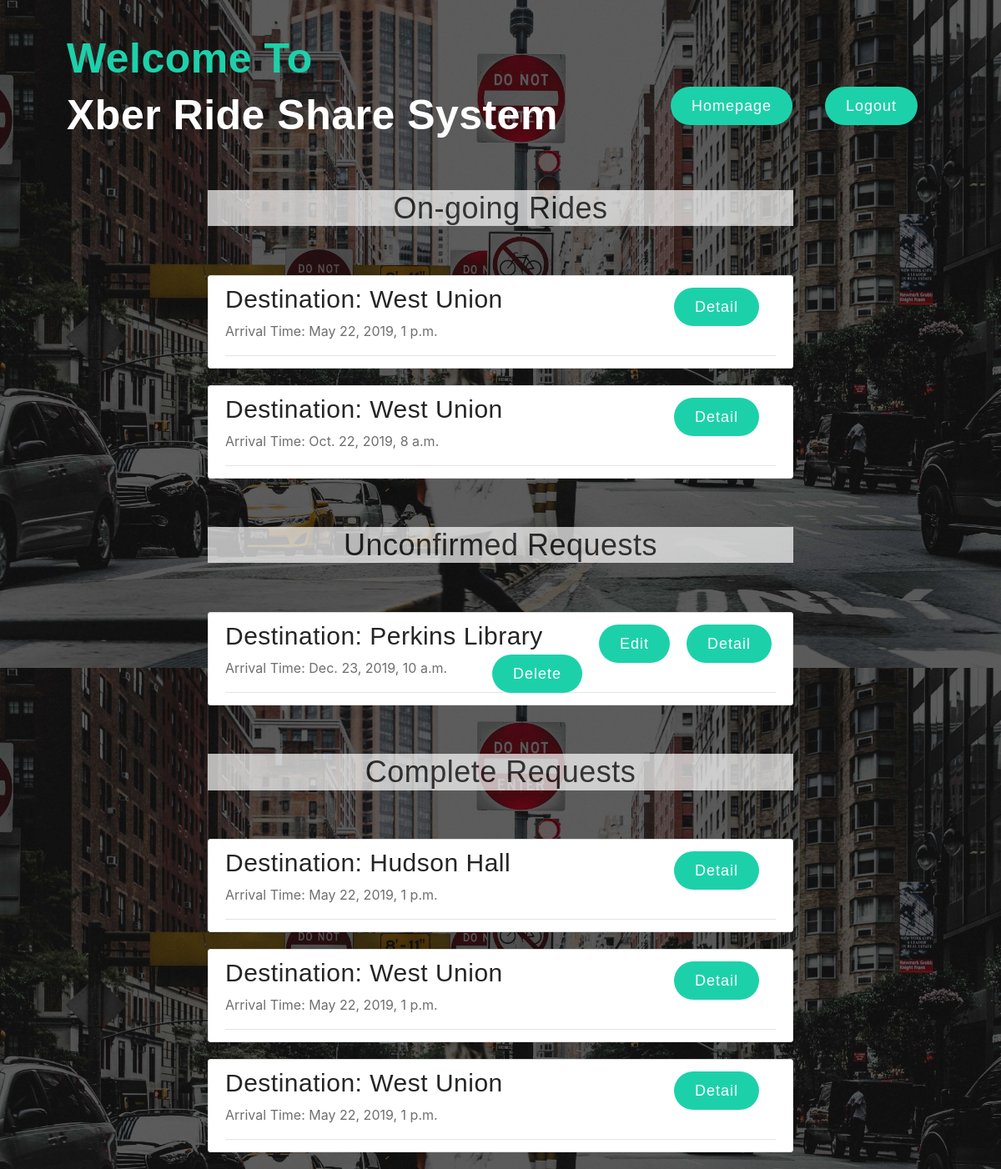
The page /rideService/owner/requests/ (signed in) on the database its author committed.
### rideService/models.py (models this page shows, shortened)
class Request(models.Model):
    ride_owner = models.ForeignKey(User, on_delete=models.CASCADE)
    driver = models.ForeignKey('Driver', on_delete=models.SET_NULL, default=None, null=True)
    sharer = models.ForeignKey(User, on_delete=models.SET_NULL, default=None, null=True, related_name='sharer_request')
    destination = models.CharField(max_length=1000)
    arrival_time = models.DateTimeField()
    num_passengers = models.IntegerField(
        default=1,
        validators=[
            MaxValueValidator(10),
            MinValueValidator(1)
        ]
    )
    num_sharer = models.IntegerField(
        default=0,
        validators=[
            MaxValueValidator(10),
            MinValueValidator(0)
        ]
    )
    shareable = models.BooleanField(default=False)
    vehicle_type = models.CharField(max_length=200, null=True, blank=True)
    special_request = models.TextField(blank=True)
    status = models.CharField(max_length=1000)
    last_updated = models.DateTimeField(auto_now_add=True)

### rideService/views.py (the view)
# urls.py: path('owner/requests/', views.ownerRequest, name='owner-all-requests'),
@login_required
def ownerRequest(request):
    context = {
        'request_confirmed': Request.objects.filter(ride_owner=request.user, status='confirmed'),
        'requests_unconfirmed': Request.objects.filter(ride_owner=request.user, status='open'),
        'request_complete': Request.objects.filter(ride_owner=request.user, status='complete'),
    }
    num = len(context['request_confirmed']) + len(context['requests_unconfirmed']) + len(context['request_complete'])
    context['num'] = num
    return render(request, 'rideService/owner_request.html', context)

### rideService/templates/rideService/owner_request.html (shortened to what this page needs)
{% extends "rideService/homeBase.html" %}
{% block content %}
{%if request_confirmed%}
    <div style="font-size:50px; color:#000; margin-left: 20%; margin-right: 20%; margin-bottom: 5%; background-color:#fff; opacity: 0.7;">
        <h2 style = "text-align:center;">On-going Rides</h2>
    </div>
    {% for request in request_confirmed %}
        <article class="media content-section" style="margin-right: 20%;margin-left: 20%;">
            <div class="media-body">
                <div class="article-metadata">
                    <h3>Destination: {{ request.destination }}
                      <a style="margin-right: 20px; float:right;" class="btn btn-secondary btn-sm mt-1 mb-1" href="{% url 'request-detail' request.id %}">Detail</a>
                    </h3>
                    <p class="article-content">Arrival Time: {{ request.arrival_time}}</p>
        </article>
    {% endfor %}
{% endif %}
    {%if requests_unconfirmed %}
    <div style="font-size:50px; color:#000; margin-left: 20%;margin-right: 20%; margin-top: 5%; margin-bottom: 5%; background-color:#fff; opacity: 0.7;">
        <h2 style = "text-align:center;">Unconfirmed Requests</h2>
    </div>
    {% for request in requests_unconfirmed %}
        <article class="media content-section" style="margin-right: 20%;margin-left: 20%;">
          <div class="media-body">
            <div class="article-metadata">
                <h3>Destination: {{ request.destination }}
                    <a style="margin-right: 5px; float:right;" class="btn btn-secondary btn-sm mt-1 mb-1" href="{% url 'request-detail' request.id %}">Detail</a>
                    <a style="margin-right: 20px; float:right;" class="btn btn-secondary btn-sm mt-1 mb-1" href="{% url 'request-update' request.id %}">Edit</a>
                    <a style="margin-right: 20px; float:right;" class="btn btn-danger btn-sm mt-1 mb-1" href="{% url 'request-delete' request.id %}">Delete</a>
                </h3>
                <p class="article-content">Arrival Time: {{ request.arrival_time}}</p>
        </article>
    {% endfor %}
    {% endif %}
    {%if request_complete %}
    <div style="font-size:50px; color:#000; margin-left: 20%;margin-right: 20%; margin-top: 5%; margin-bottom: 5%; background-color:#fff; opacity: 0.7;">
        <h2 style = "text-align:center;">Complete Requests</h2>
    </div>
    {% for request in request_complete %}
        <article class="media content-section" style="margin-right: 20%;margin-left: 20%;">
          <div class="media-body">
            <div class="article-metadata">
                <h3>Destination: {{ request.destination }}
                    <a style="margin-right: 20px; float:right;" class="btn btn-secondary btn-sm mt-1 mb-1" href="{% url 'request-detail' request.id %}">Detail</a>
                </h3>
                <p class="article-content">Arrival Time: {{ request.arrival_time}}</p>
        </article>
    {% endfor %}
    {% endif %}
{% endblock content %}

### rideService/static/css/styles.css (style rules this page uses)
body { background-image: url("background.jpeg"); background-size: 100% auto; background-color:#000000; color: #333333; margin-top: 5rem; }
h1, h2, h3, h4, h5, h6 { font-weight: normal; color: #252525; letter-spacing: 0.5px; font-family: 'Montserrat', sans-serif; }
h2 { font-size: 36px; }
h3 { font-size: 30px; }
p { font-weight: 400; color: #6f6f6f; line-height: 24px; text-rendering: optimizeLegibility; }
.content-section { background: #ffffff; padding: 10px 20px; border: 1px solid #dddddd; border-radius: 3px; margin-bottom: 20px; }
.article-content { white-space: pre-line; }
.article-metadata { padding-bottom: 1px; margin-bottom: 4px; border-bottom: 1px solid #e3e3e3 }
.btn { border: none; color: #fff; display: inline-block; padding: 0px 25px; font-weight: normal; font-size: 18px; border-radius: 30px; font-family: 'Montserrat', sans-serif; line-height: 46px; background: #1cd1aa; letter-spacing: 1px; position: relative; z-index: 1; }

### rows shown on the page
Request: destination "West Union", arrival_time "May 22, 2019, 1 p.m."
Request: destination "West Union", arrival_time "Oct. 22, 2019, 8 a.m."
Request: destination "Perkins Library", arrival_time "Dec. 23, 2019, 10 a.m."
Request: destination "Hudson Hall", arrival_time "May 22, 2019, 1 p.m."
Request: destination "West Union", arrival_time "May 22, 2019, 1 p.m."
Request: destination "West Union", arrival_time "May 22, 2019, 1 p.m."
